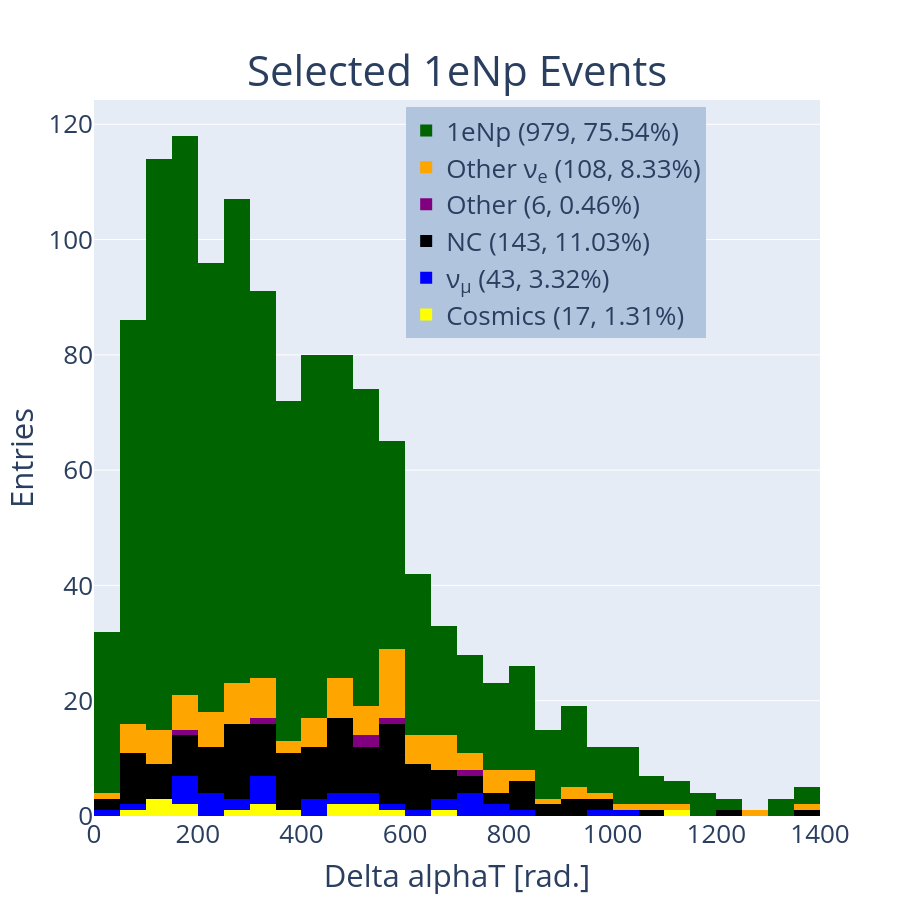
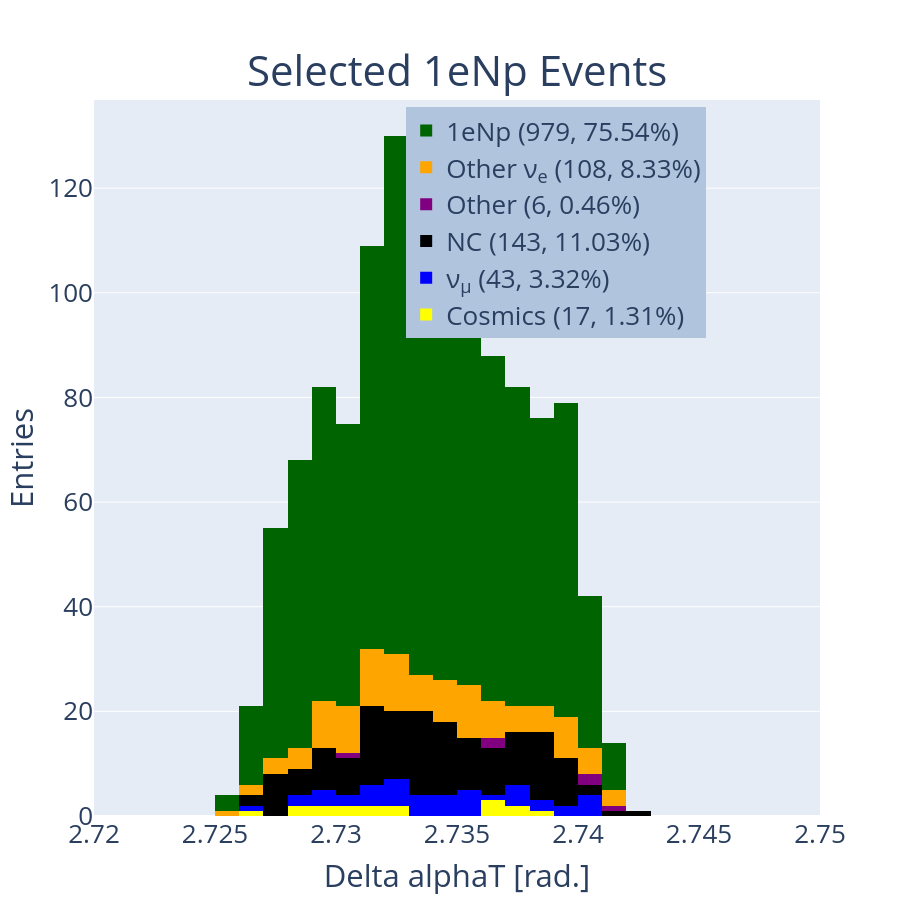
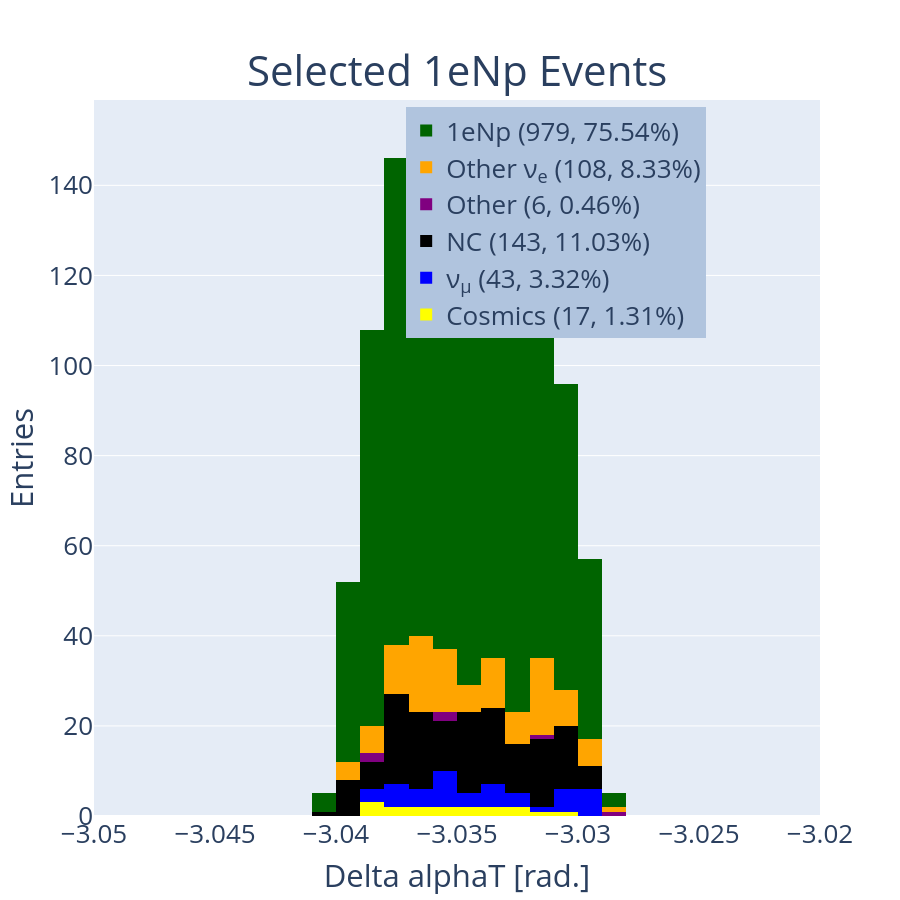

Notebook code cell kept with these figures, in order:
### Code cell
#hist_1d('reco_nu_energy',[0,5000],[0,5000,250],'Reco Neutrino Energy [MeV]','Selected 1e1p Events','1e1p')
hist_1d('delta_pt_reco',[0,1400],[0,10000,50],'Delta alphaT [rad.]','Selected 1eNp Events','1eNp')
hist_1d('neutrino_phi_reco',[2.72,2.75],[0,5,.001],'Delta alphaT [rad.]','Selected 1eNp Events','1eNp')
hist_1d('neutrino_theta_reco',[-3.05,-3.02],[-10,10,.001],'Delta alphaT [rad.]','Selected 1eNp Events','1eNp')
#hist_1d('reco_nu_energy',[0,5000],[0,5000,100],'Reco Neutrino Energy [MeV]','Selected CC \u03BD<sub>e</sub> Inclusive Events','Nue')

### Figure 1 — Plotly figure (JSON) as saved in the notebook; plotly's stock layout.template omitted (floating-point values rounded to 4 significant figures; data arrays with more than 128 entries replaced by an {"elided": "..."} marker saying what was removed)
{"data": [{"marker": {"color": "yellow"}, "name": "Cosmics (17, 1.31%)", "type": "histogram", "x": [667.0, 103.3, 276.3, 555.2, 391.6, 156.8, 540.0, 319.3, 309.4, 127.5, 1100.0, 454.0, 112.1, 529.2, 483.7, 87.7, 171.6], "xaxis": "x", "xbins": {"end": 10000, "size": 50, "start": 0}, "yaxis": "y"}, {"marker": {"color": "blue"}, "name": "ν<sub>μ</sub> (43, 3.32%)", "type": "histogram", "x": [493.1, 2782.0, 403.5, 616.8, 313.0, 325.9, 84.56, 427.0, 158.7, 326.8, 651.2, 341.0, 740.4, 199.2, 712.8, 150.2, 1442.0, 171.6, 993.8, 198.7, 38.2, 229.2, 554.2, 1458.0, 1001.0, 307.0, 255.4, 239.0, 787.5, 237.9, 823.3, 477.9, 697.1, 738.2, 1515.0, 730.1, 2535.0, 536.7, 253.1, 242.9, 431.3, 758.8, 523.9], "xaxis": "x", "xbins": {"end": 10000, "size": 50, "start": 0}, "yaxis": "y"}, {"marker": {"color": "black"}, "name": "NC (143, 11.03%)", "type": "histogram", "x": {"elided": "143 float values"}, "xaxis": "x", "xbins": {"end": 10000, "size": 50, "start": 0}, "yaxis": "y"}, {"marker": {"color": "purple"}, "name": "Other (6, 0.46%)", "type": "histogram", "x": [304.2, 547.6, 741.9, 167.5, 565.0, 512.6], "xaxis": "x", "xbins": {"end": 10000, "size": 50, "start": 0}, "yaxis": "y"}, {"marker": {"color": "orange"}, "name": "Other ν<sub>e</sub> (108, 8.33%)", "type": "histogram", "x": [348.4, 602.2, 574.6, 595.9, 191.7, 621.1, 1274.0, 183.4, 2340.0, 342.7, 158.7, 257.9, 1041.0, 62.41, 387.8, 655.2, 686.1, 292.7, 4099.0, 432.5, 588.6, 571.0, 439.3, 1408.0, 792.3, 180.9, 840.5, 567.9, 658.6, 536.4, 451.2, 4670.0, 1592.0, 1119.0, 579.1, 561.9, 71.76, 620.9, 594.9, 654.9, 1515.0, 1356.0, 268.4, 116.1, 678.5, 291.7, 255.8, 697.1, 466.9, 938.5, 418.3, 789.5, 744.4, 43.04, 863.7, 145.4, 184.1, 470.9, 553.0, 594.1, 558.4, 344.1, 815.1, 307.2, 530.9, 3512.0, 145.1, 2874.0, 247.7, 644.7, 961.8, 223.4, 282.6, 735.3, 206.0, 431.2, 310.2, 138.2, 2230.0, 442.0, 374.2, 489.3, 501.4, 2218.0, 508.2, 530.2, 495.1, 466.6, 778.3, 56.42, 327.5, 1078.0, 251.3, 630.2, 241.5, 66.57, 78.75, 560.8, 229.0, 923.2, 189.9, 119.3, 728.5, 795.2, 467.1, 305.7, 128.1, 205.5], "xaxis": "x", "xbins": {"end": 10000, "size": 50, "start": 0}, "yaxis": "y"}, {"marker": {"color": "darkgreen"}, "name": "1eNp (979, 75.54%)", "type": "histogram", "x": {"elided": "979 float values"}, "xaxis": "x", "xbins": {"end": 10000, "size": 50, "start": 0}, "yaxis": "y"}], "layout": {"annotations": [{"font": {"size": 46}, "showarrow": false, "text": "<span style='font-size: 42px;'>Selected 1eNp Events", "x": 0.5, "xanchor": "center", "xref": "paper", "y": 1, "yanchor": "bottom", "yref": "paper"}], "barmode": "stack", "font": {"size": 26}, "height": 900, "legend": {"bgcolor": "LightSteelBlue", "bordercolor": "Black", "x": 0.43, "xanchor": "left", "y": 0.99, "yanchor": "top"}, "showlegend": true, "width": 900, "xaxis": {"anchor": "y", "domain": [0, 1], "range": [0, 1400], "title": {"text": "Delta alphaT [rad.]"}}, "yaxis": {"anchor": "x", "domain": [0, 1], "title": {"text": "Entries"}}}}

### Figure 2 — Plotly figure (JSON) as saved in the notebook; plotly's stock layout.template omitted (floating-point values rounded to 4 significant figures; data arrays with more than 128 entries replaced by an {"elided": "..."} marker saying what was removed)
{"data": [{"marker": {"color": "yellow"}, "name": "Cosmics (17, 1.31%)", "type": "histogram", "x": [2.737, 2.73, 2.731, 2.732, 2.737, 2.727, 2.732, 2.728, 2.736, 2.737, 2.731, 2.73, 2.729, 2.737, 2.728, 2.73, 2.738], "xaxis": "x", "xbins": {"end": 5, "size": 0.001, "start": 0}, "yaxis": "y"}, {"marker": {"color": "blue"}, "name": "ν<sub>μ</sub> (43, 3.32%)", "type": "histogram", "x": [2.736, 2.739, 2.73, 2.73, 2.738, 2.739, 2.735, 2.731, 2.741, 2.74, 2.74, 2.735, 2.736, 2.733, 2.733, 2.74, 2.728, 2.733, 2.731, 2.735, 2.738, 2.735, 2.735, 2.73, 2.734, 2.73, 2.732, 2.738, 2.736, 2.732, 2.731, 2.741, 2.736, 2.737, 2.733, 2.734, 2.732, 2.733, 2.727, 2.74, 2.729, 2.734, 2.731], "xaxis": "x", "xbins": {"end": 5, "size": 0.001, "start": 0}, "yaxis": "y"}, {"marker": {"color": "black"}, "name": "NC (143, 11.03%)", "type": "histogram", "x": {"elided": "143 float values"}, "xaxis": "x", "xbins": {"end": 5, "size": 0.001, "start": 0}, "yaxis": "y"}, {"marker": {"color": "purple"}, "name": "Other (6, 0.46%)", "type": "histogram", "x": [2.731, 2.742, 2.737, 2.74, 2.736, 2.74], "xaxis": "x", "xbins": {"end": 5, "size": 0.001, "start": 0}, "yaxis": "y"}, {"marker": {"color": "orange"}, "name": "Other ν<sub>e</sub> (108, 8.33%)", "type": "histogram", "x": [2.733, 2.739, 2.729, 2.736, 2.728, 2.733, 2.735, 2.731, 2.737, 2.732, 2.74, 2.737, 2.735, 2.734, 2.728, 2.729, 2.731, 2.734, 2.735, 2.736, 2.735, 2.739, 2.738, 2.732, 2.727, 2.732, 2.732, 2.731, 2.735, 2.735, 2.726, 2.731, 2.726, 2.732, 2.734, 2.736, 2.734, 2.735, 2.738, 2.729, 2.728, 2.727, 2.732, 2.741, 2.731, 2.732, 2.738, 2.74, 2.73, 2.738, 2.73, 2.734, 2.736, 2.739, 2.735, 2.741, 2.734, 2.733, 2.737, 2.74, 2.73, 2.74, 2.736, 2.732, 2.734, 2.733, 2.732, 2.736, 2.731, 2.731, 2.732, 2.736, 2.738, 2.74, 2.729, 2.741, 2.733, 2.732, 2.731, 2.735, 2.732, 2.736, 2.74, 2.739, 2.729, 2.733, 2.729, 2.739, 2.735, 2.73, 2.733, 2.727, 2.73, 2.74, 2.73, 2.731, 2.737, 2.731, 2.738, 2.733, 2.728, 2.732, 2.739, 2.741, 2.74, 2.734, 2.737, 2.729], "xaxis": "x", "xbins": {"end": 5, "size": 0.001, "start": 0}, "yaxis": "y"}, {"marker": {"color": "darkgreen"}, "name": "1eNp (979, 75.54%)", "type": "histogram", "x": {"elided": "979 float values"}, "xaxis": "x", "xbins": {"end": 5, "size": 0.001, "start": 0}, "yaxis": "y"}], "layout": {"annotations": [{"font": {"size": 46}, "showarrow": false, "text": "<span style='font-size: 42px;'>Selected 1eNp Events", "x": 0.5, "xanchor": "center", "xref": "paper", "y": 1, "yanchor": "bottom", "yref": "paper"}], "barmode": "stack", "font": {"size": 26}, "height": 900, "legend": {"bgcolor": "LightSteelBlue", "bordercolor": "Black", "x": 0.43, "xanchor": "left", "y": 0.99, "yanchor": "top"}, "showlegend": true, "width": 900, "xaxis": {"anchor": "y", "domain": [0, 1], "range": [2.72, 2.75], "title": {"text": "Delta alphaT [rad.]"}}, "yaxis": {"anchor": "x", "domain": [0, 1], "title": {"text": "Entries"}}}}

### Figure 3 — Plotly figure (JSON) as saved in the notebook; plotly's stock layout.template omitted (floating-point values rounded to 4 significant figures; data arrays with more than 128 entries replaced by an {"elided": "..."} marker saying what was removed)
{"data": [{"marker": {"color": "yellow"}, "name": "Cosmics (17, 1.31%)", "type": "histogram", "x": [-3.036, -3.034, -3.033, -3.035, -3.037, -3.032, -3.039, -3.033, -3.034, -3.035, -3.037, -3.038, -3.032, -3.035, -3.031, -3.038, -3.037], "xaxis": "x", "xbins": {"end": 10, "size": 0.001, "start": -10}, "yaxis": "y"}, {"marker": {"color": "blue"}, "name": "ν<sub>μ</sub> (43, 3.32%)", "type": "histogram", "x": [-3.037, -3.035, -3.03, -3.031, -3.03, -3.037, -3.037, -3.033, -3.034, -3.038, -3.029, -3.036, -3.037, -3.032, -3.035, -3.03, -3.039, -3.034, -3.035, -3.03, -3.035, -3.029, -3.029, -3.038, -3.03, -3.036, -3.039, -3.03, -3.033, -3.031, -3.033, -3.036, -3.035, -3.034, -3.038, -3.035, -3.035, -3.029, -3.035, -3.038, -3.033, -3.038, -3.033], "xaxis": "x", "xbins": {"end": 10, "size": 0.001, "start": -10}, "yaxis": "y"}, {"marker": {"color": "black"}, "name": "NC (143, 11.03%)", "type": "histogram", "x": {"elided": "143 float values"}, "xaxis": "x", "xbins": {"end": 10, "size": 0.001, "start": -10}, "yaxis": "y"}, {"marker": {"color": "purple"}, "name": "Other (6, 0.46%)", "type": "histogram", "x": [-3.036, -3.036, -3.039, -3.029, -3.038, -3.031], "xaxis": "x", "xbins": {"end": 10, "size": 0.001, "start": -10}, "yaxis": "y"}, {"marker": {"color": "orange"}, "name": "Other ν<sub>e</sub> (108, 8.33%)", "type": "histogram", "x": [-3.031, -3.037, -3.037, -3.038, -3.031, -3.034, -3.03, -3.035, -3.035, -3.032, -3.037, -3.032, -3.031, -3.031, -3.04, -3.035, -3.039, -3.03, -3.035, -3.032, -3.036, -3.038, -3.037, -3.034, -3.034, -3.037, -3.035, -3.033, -3.036, -3.034, -3.034, -3.034, -3.034, -3.03, -3.033, -3.036, -3.03, -3.037, -3.031, -3.039, -3.035, -3.039, -3.032, -3.036, -3.033, -3.03, -3.035, -3.035, -3.038, -3.034, -3.036, -3.035, -3.036, -3.029, -3.033, -3.034, -3.038, -3.037, -3.037, -3.036, -3.031, -3.036, -3.033, -3.038, -3.031, -3.031, -3.036, -3.036, -3.031, -3.037, -3.032, -3.034, -3.038, -3.036, -3.031, -3.037, -3.039, -3.036, -3.038, -3.031, -3.033, -3.029, -3.033, -3.03, -3.034, -3.036, -3.032, -3.038, -3.032, -3.039, -3.036, -3.031, -3.031, -3.032, -3.032, -3.04, -3.032, -3.031, -3.037, -3.036, -3.037, -3.037, -3.036, -3.037, -3.029, -3.032, -3.029, -3.032], "xaxis": "x", "xbins": {"end": 10, "size": 0.001, "start": -10}, "yaxis": "y"}, {"marker": {"color": "darkgreen"}, "name": "1eNp (979, 75.54%)", "type": "histogram", "x": {"elided": "979 float values"}, "xaxis": "x", "xbins": {"end": 10, "size": 0.001, "start": -10}, "yaxis": "y"}], "layout": {"annotations": [{"font": {"size": 46}, "showarrow": false, "text": "<span style='font-size: 42px;'>Selected 1eNp Events", "x": 0.5, "xanchor": "center", "xref": "paper", "y": 1, "yanchor": "bottom", "yref": "paper"}], "barmode": "stack", "font": {"size": 26}, "height": 900, "legend": {"bgcolor": "LightSteelBlue", "bordercolor": "Black", "x": 0.43, "xanchor": "left", "y": 0.99, "yanchor": "top"}, "showlegend": true, "width": 900, "xaxis": {"anchor": "y", "domain": [0, 1], "range": [-3.05, -3.02], "title": {"text": "Delta alphaT [rad.]"}}, "yaxis": {"anchor": "x", "domain": [0, 1], "title": {"text": "Entries"}}}}
